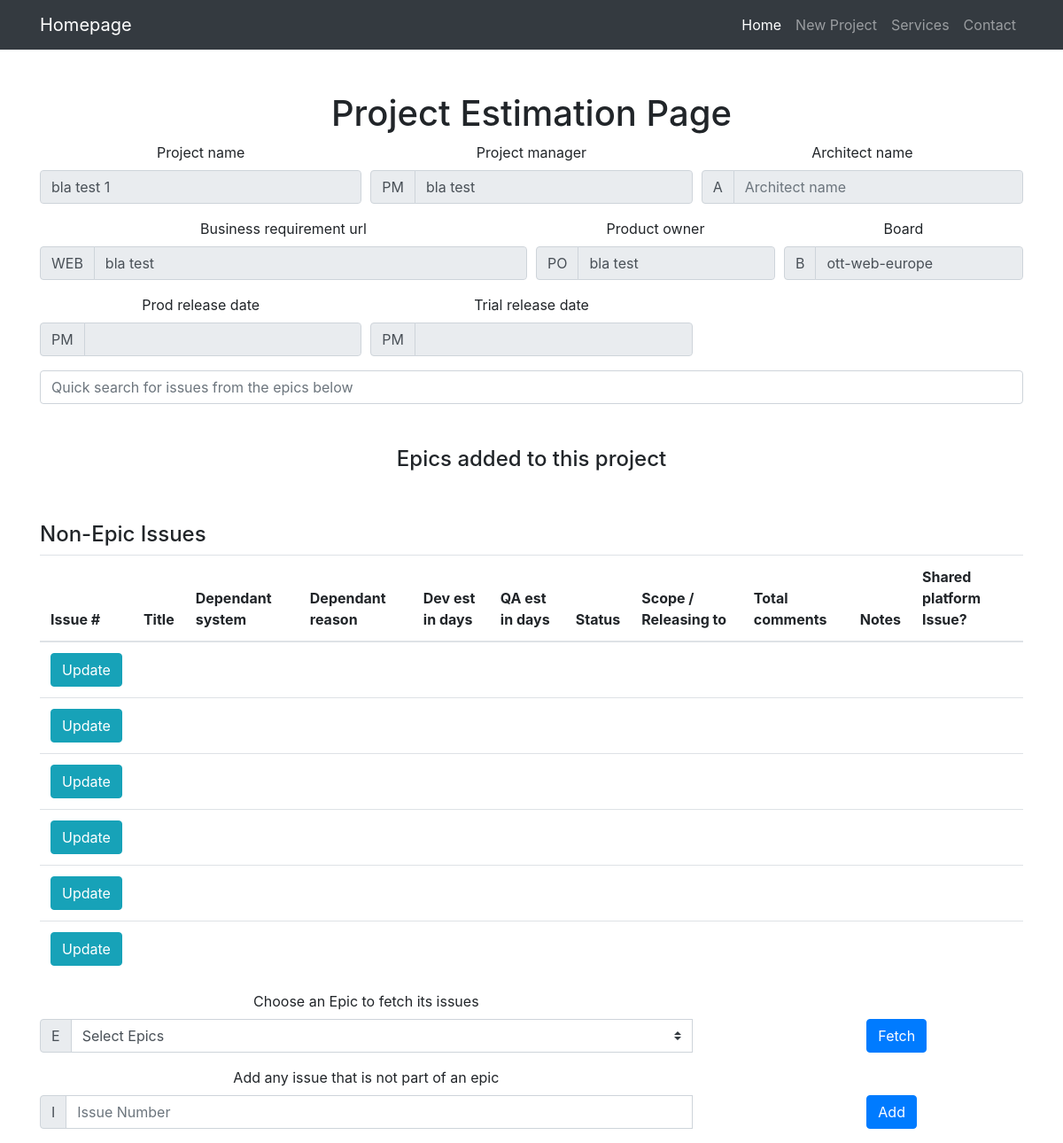
The page /projectEpicsAndTickets/2 on the database its author committed.
### tables this page shows
CREATE TABLE "projects" (
	"projectId"	INTEGER NOT NULL PRIMARY KEY AUTOINCREMENT UNIQUE,
	"projectCreateduserId"	INTEGER NOT NULL,
	"projectName"	TEXT NOT NULL UNIQUE,
	"boardName"	TEXT NOT NULL,
	"businessReqUrl"	TEXT,
	"projectManager"	TEXT,
	"architect"	TEXT,
	"productOwner"	TEXT,
	"trialDate"	TEXT,
	"releaseDate"	TEXT
);

### views.py (the view)
@views_routes.route('/projectEpicsAndTickets/<project_id>')
def projectEpicsAndTickets(project_id):
    project = None
    epics = None
    peat = None
    if projectsModel.get_project_with_id(project_id)["projects"] != []:
        project = projectsModel.get_project_with_id(project_id)["projects"][0]
    if epicsModel.get_epics()["epics"] != []:
        epics = epicsModel.get_epics()["epics"]
    peat = peatm.get_epics_and_issues_with_project_id(project_id)["projectEpicsIssues"]
    return render_template("projectEpicsAndTickets.html", project=project, epics=epics, peats=peat)

### db.py (called while the page is built)
def get_db():
    top = _app_ctx_stack.top
    if not hasattr(top, 'sqlite_db'):
        top.sqlite_db = sqlite3.connect(DATABASE)
    return top.sqlite_db

def select_all_from_table(table_name):
    query = "SELECT * FROM %s" %(table_name)
    database = get_db()
    rv = database.execute(query)
    res = rv.fetchall()
    rv.close()
    return res

def with_query(query):
    database = get_db()
    rv = database.execute(query)
    res = rv.fetchall()
    rv.close()
    return res

### epicsIssuesModel.py (called while the page is built, shortened)
def get_epic_issues(board_name, epic_number):
    query = "SELECT * from epicsIssues where epicId=%s AND boardName='%s'" %(epic_number, board_name)
    all_epics_issues = db.with_query(query)
    return loop_all_epics_issues(all_epics_issues)

def loop_all_epics_issues(all_epics_issues):
    array_epics_issues = {'epicsIssues':[]}
    return array_epics_issues

### epicsModel.py (called while the page is built)
def get_epics():
    all_epics = db.select_all_from_table("epics")
    return loop_all_epics(all_epics)

def loop_all_epics(all_epics):
    array_epics = {'epics':[]}
    for epic in all_epics:
        array_epics["epics"].append({"epicId": epic[0], "epicName": epic[1]})
    return array_epics

def get_epic(epicId):
    query = "SELECT * from epics where epicId=%s LIMIT 1" %(epicId)
    all_epics = db.with_query(query)
    return loop_all_epics(all_epics)

### projectsModel.py (called while the page is built)
def get_project_with_id(projectId):
    query = "SELECT * from projects where projectId=%s LIMIT 1" %(projectId)
    project = db.with_query(query)
    return loop_all_projects(project)

def loop_all_projects(all_projects):
    array_projects = {'projects':[]}
    for project in all_projects:
        array_projects["projects"].append({
            "projectId": project[0],
            "projectCreateduserId": project[1],
            "projectName": project[2],
            "boardName": project[3],
            "businessReqUrl": project[4],
            "projectManager": project[5],
            "architect": project[6],
            "productOwner": project[7],
            "trialDate": project[8],
            "releaseDate": project[9]
        })
    return array_projects

### templates/projectEpicsAndTickets.html (shortened to what this page needs)
{% extends "bootstrap/base.html" %}
{% block content %}
<div class="row">
    <div class="col-lg-12 text-center">
        {% if project %}
        <h1 class="mt-5">Project Estimation Page</h1>
        <div class="form-row">
            <div class="col-md-4 mb-3">
                <label for="projectName">Project name</label>
                <input type="text" disabled value='{{ project.projectName|default("", true) }}' class="form-control" autocomplete="off" id="projectName" name="projectName" placeholder="Project name">
            </div>
            <div class="col-md-4 mb-3">
                <label for="projectManager">Project manager</label>
                <div class="input-group">
                    <div class="input-group-prepend">
                        <span class="input-group-text">PM</span>
                    </div>
                    <input type="text" disabled value='{{ project.projectManager|default("", true) }}' class="form-control" autocomplete="off" id="projectManager" name="projectManager" placeholder="Project manager">
                </div>
            </div>
            <div class="col-md-4 mb-3">
                <label for="architectName">Architect name</label>
                <div class="input-group">
                    <div class="input-group-prepend">
                        <span class="input-group-text">A</span>
                    </div>
                    <input type="text" disabled value='{{ project.architectName|default("", true) }}' class="form-control" autocomplete="off" id="architectName" name="architectName" placeholder="Architect name" aria-describedby="inputGroupPrepend">
                </div>
            </div>
        </div>
        <div class="form-row">
            <div class="col-md-6 mb-3">
                <label for="businessReqUrl">Business requirement url</label>
                <div class="input-group">
                    <div class="input-group-prepend">
                        <span class="input-group-text">WEB</span>
                    </div>
                    <input type="text" disabled value='{{ project.businessReqUrl|default("", true) }}' class="form-control" autocomplete="off" id="businessReqUrl" name="businessReqUrl" placeholder="Business requirement url">
                </div>
            </div>
            <div class="col-md-3 mb-3">
                <label for="productOwner">Product owner</label>
                <div class="input-group">
                    <div class="input-group-prepend">
                        <span class="input-group-text">PO</span>
                    </div>
                    <input type="text" disabled value='{{ project.productOwner|default("", true) }}' class="form-control" autocomplete="off" id="productOwner" name="productOwner" placeholder="Product owner">
                </div>
            </div>
            <div class="col-md-3 mb-3">
                <label for="boardName">Board</label>
                <div class="input-group">
                    <div class="input-group-prepend">
                        <span class="input-group-text">B</span>
                    </div>
                    <input type="text" disabled value='{{ project.boardName|default("", true) }}' autocomplete="off" class="form-control" id="boardName" name="boardName">
                </div>
            </div>
        </div>
        <div class="form-row">
            <div class="col-md-4 mb-3">
                <label for="releaseDate">Prod release date</label>
                <div class="input-group">
                    <div class="input-group-prepend">
                        <span class="input-group-text">PM</span>
                    </div>
                    <input type="text" disabled value='{{ project.releaseDate|default("", true) }}' autocomplete="off" class="form-control" id="releaseDate" name="releaseDate">
                </div>
            </div>
            <div class="col-md-4 mb-3">
                <label for="trialDate">Trial release date</label>
                <div class="input-group">
                    <div class="input-group-prepend">
                        <span class="input-group-text">PM</span>
                    </div>
                    <input type="text" disabled value='{{ project.trialDate|default("", true) }}' autocomplete="off" class="form-control" id="trialDate" name="trialDate">
                </div>
            </div>
            <div class="col-md-2 mb-3"></div>
            <div class="col-md-2 mb-3">
                <label>&nbsp;</label>
            </div>
        </div>
        {% if peats|length > 0 %}
        <div class="row text-left">
            <div class="col">
                <input type="text" autocomplete="off" class="form-control" id="searchInputField" name="searchInputField" placeholder="Quick search for issues from the epics below">
                <h4 class="mt-5 text-center">Epics added to this project</h4>
            </div>
        </div>
        {% endif %}
        {% for peat in peats %}
        {% if peat.allTickets|length > 0 %}
        <div class="row text-left">
            <div class="col">
                <h4 class="mt-5">{{ peat.epicName }}</h4>
                <table class="table">
                    <thead>
                        <tr>
                            <th scope="col">Issue #</th>
                            <th scope="col">Title</th>
                            <th scope="col">Dependant system</th>
                            <th scope="col">Dependant reason</th>
                            <th scope="col">Dev est in days</th>
                            <th scope="col">QA est in days</th>
                            <th scope="col">Status</th>
                            <th scope="col">Scope / Releasing to</th>
                            <th scope="col">Total comments</th>
                            <th scope="col">Notes</th>
                            <th scope="col">Shared platform Issue?</th>
                        </tr>
                    </thead>
                    <tbody>
                        {% for ticket in peat.allTickets %}
                        <tr>
                            <th scope="row" class="text-center"><a href='{{ ticket.issueLink|default("", true) }}' target="_blank">{{ticket.issueNumber|default("", true)}}</a>
                            <button type="button" class="btn btn-info" data-toggle="modal" data-target=".updateTicketModal-lg" data-ticketid="{{ticket.ticketId}}" data-title="{{ticket.title|default('', true)}}" data-dependantSystem="{{ticket.dependantSystem|default('', true)}}" data-dependantReason="{{ticket.dependantReason|default('', true)}}"  data-issueNumber="{{ticket.issueNumber|default('', true)}}" data-devEstimateInDays="{{ticket.devEstimateInDays|default('', true)}}" data-qaEstimateInDays="{{ticket.qaEstimateInDays|default('', true)}}" data-issueStatus="{{ticket.issueStatus|default('', true)}}" data-proposedReleaseDropTo="{{ticket.proposedReleaseDropTo|default('', true)}}" data-totalComments="{{ticket.totalComments|default('', true)}}" data-notes="{{ticket.notes|default('', true)}}" data-sharedPlatformIssue="{{ticket.sharedPlatformIssue|default('', true)}}">
                                Update
                            </button>
                            </th>
                            <td>{{ticket.title|default("", true)}}</td>
                            <td>{{ticket.dependantSystem|default("", true)}}</td>
                            <td>{{ticket.dependantReason|default("", true)}}</td>
                            <td>{{ticket.devEstimateInDays|default("", true)}}</td>
                            <td>{{ticket.qaEstimateInDays|default("", true)}}</td>
                            <td>{{ticket.issueStatus|default("", true)}}</td>
                            <td>{{ticket.proposedReleaseDropTo|default("", true)}}</td>
                            <td>{{ticket.totalComments|default("", true)}}</td>
                            <td>{{ticket.notes|default("", true)}}</td>
                            <td>{{ticket.sharedPlatformIssue|default("", true)}}</td>
                        </tr>
                        {% endfor %}
                    </tbody>
                </table>
            </div>
        </div>
        {% endif %}
        {% endfor %}
        <form class="needs-validation" id="projectEpicsForm" novalidate>
            <div class="form-row">
                <div class="col-md-8 mb-3">
                    <label for="epicId">Choose an Epic to fetch its issues</label>
                    <div class="input-group">
                        <div class="input-group-prepend">
                            <span class="input-group-text">E</span>
                        </div>
                        <select class="custom-select" id="id" name="id" required>
                            <option value="" selected>Select Epics</option>
                        </select>
                    </div>
                </div>
                <div class="col-md-2 mb-3"></div>
                <div class="col-md-2 mb-3">
                    <label>&nbsp;</label>
                    <div class="input-group">
                        <button class="btn btn-primary" type="submit">Fetch </button>
                    </div>
                </div>
            </div>
        </form>
        <form class="needs-validation" id="projectIssueForm" novalidate>
            <div class="form-row">
                <div class="col-md-8 mb-3">
                    <label for="id">Add any issue that is not part of an epic</label>
                    <div class="input-group">
                        <div class="input-group-prepend">
                            <span class="input-group-text">I</span>
                        </div>
                        <input type="text" class="form-control" autocomplete="off" name="id" placeholder="Issue Number" required>
                    </div>
                </div>
                <div class="col-md-2 mb-3"></div>
                <div class="col-md-2 mb-3">
                    <label>&nbsp;</label>
                    <div class="input-group">
                        <button class="btn btn-primary" type="submit">Add </button>
                    </div>
                </div>
            </div>
        </form>
        {% endif %}
    </div>
</div>
{% endblock %}

### rows shown on the page
projects: projectName "bla test 1", projectManager "bla test", businessReqUrl "bla test", productOwner "bla test", boardName "ott-web-europe"

### other values the page prints
{{ peat.epicName }} "Non-Epic Issues"
